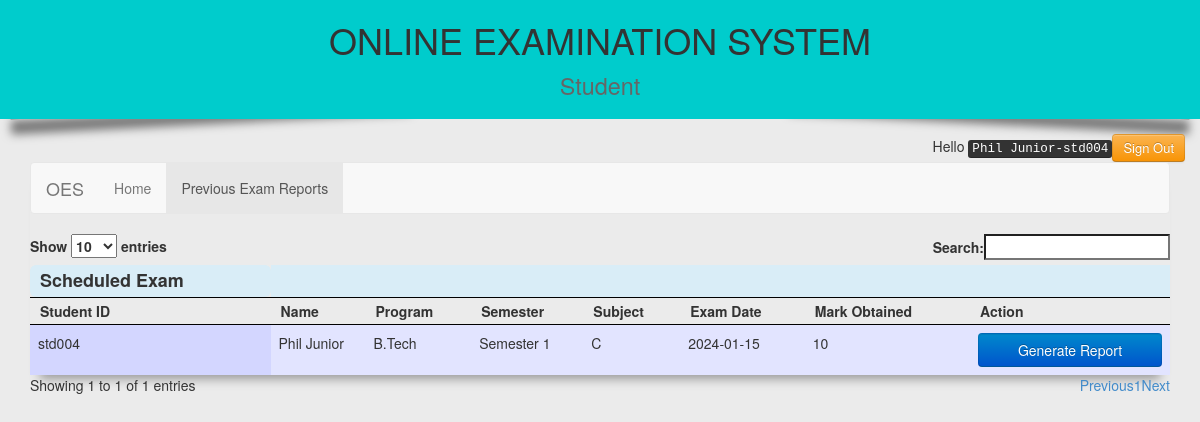
Screenshot of /student/report.php (signed in) with the database file from the repository.
### tables this page shows
CREATE TABLE `oes_student` (
  `studentid` char(6) NOT NULL,
  `studentname` varchar(50) NOT NULL,
  `password` varchar(50) NOT NULL,
  `course` varchar(30) NOT NULL,
  `semester` varchar(20) NOT NULL,
  `status` varchar(50) NOT NULL
);

CREATE TABLE `oes_exam_result` (
  `studentid` char(6) NOT NULL,
  `studentname` varchar(50) NOT NULL,
  `course` varchar(50) NOT NULL,
  `semester` varchar(50) NOT NULL,
  `subject` varchar(50) NOT NULL,
  `examdate` varchar(50) NOT NULL,
  `examtime` varchar(50) NOT NULL,
  `totalmark` int(11) NOT NULL,
  `examstatus` varchar(50) NOT NULL
);

### student/report.php (the view, shortened to what this page needs)
<!DOCTYPE html>
<html lang="en">
    <head>
        <link rel="stylesheet" href="../css/bootstrap.css">
        <link rel="stylesheet" href="../css/font-awesome/css/font-awesome.min.css">
        <link rel="stylesheet" href="../css/animate.css">
        <link rel="stylesheet" href="../css/buttons.css">
        <link rel="stylesheet" href="../css/jquery.dataTables.css">
    </head>
    <body style="background-color: #ebebeb">
        <?php
include '../connection.php';
$conn = new mysqli($servername, $dbuname, $dbupass, $dbname);
$stdid=$_SESSION["suserid"];
$stdname="";
$sql = "select * from oes_student where studentid='$stdid'";
$result = $conn->query($sql);
if ($result->num_rows > 0) {
    while($row = $result->fetch_assoc()) {
        $stdname=$row["studentname"];
    }
} else {
    echo "<script type='text/javascript'>alert('Invalid User');</script>";
}
?>
        <h1 class="jumbotron text-center effect2" style="margin:0;padding:20px;margin-bottom:5px;background-color: #00cccc">ONLINE EXAMINATION SYSTEM<small style="color: #666666"><br/>Student</small></h1>
        <div class="container-fluid text-right" style="margin-top:15px;">Hello <kbd><?php echo $stdname; ?>-<?php echo $stdid; ?></kbd><input class="btn btn-warning " type="button" value="Sign Out" id="signoutbtn"></div>
        <div class="container">
            <div style="box-shadow:0px 14px 10px -10px #999999;">
      <nav class="navbar navbar-default" role="navigation">
   <div class="navbar-header">
      <a class="navbar-brand" href="#">OES</a>
   </div>
   <div>
      <ul class="nav navbar-nav">
         <li class=""><a href="studenthome.php">Home</a></li>
    <li class="active">
      <a href="report.php" style="margin-right: 2px;">Previous Exam Reports</a>
    </li>
      </ul>
   </div>
</nav>
                <?php
    $sql = "select * from oes_exam_result where studentid='$stdid'";
   $conn = new mysqli($servername, $dbuname, $dbupass, $dbname);
$result = $conn->query($sql);
?>
    <table id="example" class="table span12 table-hover">
        <thead>
            <tr class="bg-info">
                <th class="btn-lg">Scheduled Exam</th>
            <th></th>
            <th></th>
            <th></th>
            <th></th>
            <th></th>
            <th></th>
            <th></th>
            </tr>
            <tr>
            <th>Student ID</th>
            <th>Name</th>
            <th>Program</th>
            <th>Semester</th>
            <th>Subject</th>
            <th>Exam Date</th>
            <th>Mark Obtained</th>
            <th>Action</th>
            </tr>
        </thead>
        <tbody>
    <?php
if ($result->num_rows > 0) {
    while($row = $result->fetch_assoc()) {
    ?>
            <tr>
                <td><form action="../student_report.php" method="post"><input type="hidden" name="oldsid" value="<?php echo $row["studentid"]; ?>">
                        <?php echo $row["studentid"] ?>
                </td>
                <td> <?php echo $row["studentname"]; ?></td>
                <td><?php echo $row["course"];?></td>
                <td><?php echo $row["semester"];?></td>
                <td><input type="hidden" name="oldsubject" value="<?php echo $row["subject"]; ?>"><?php echo $row["subject"];?></td>
                <td><?php echo $row["examdate"];?></td>
                <td><?php echo $row["totalmark"];?></td>
                <td><input type="submit" class="form-control btn-primary" name="reportbtn" value="Generate Report"></form></td>
            </tr>
<?php
}
}
else {
    echo "0 results";
}
?>
    </table>
           </div>
        </div>
    </body>
</html>

### css/buttons.css (style rules this page uses)
.btn { display: inline-block; *display: inline; *zoom: 1; padding: 4px 10px 4px; margin-bottom: 0; font-size: 13px; line-height: 18px; color: #333333; text-align: center; text-shadow: 0 1px 1px rgba(255, 255, 255, 0.75); vertical-align: middle; background-color: #f5f5f5; background-image: -moz-linear-gradient(top, #ffffff, #e6e6e6); background-image: -ms-linear-gradient(top, #ffffff, #e6e6e6); background-image: -webkit-gradient(linear, 0 0, 0 100%, from(#ffffff), to(#e6e6e6)); background-image: -webkit-linear-gradient(top, #ffffff, #e6e6e6); background-image: -o-linear-gradient(top, #ffffff, #e6e6e6); background-image: linear-gradient(top, #ffffff, #e6e6e6); background-repeat: repeat-x; filter: progid:DXImageTransform.Microsoft.gradient(startColorstr='#ffffff', endColorstr='#e6e6e6', GradientType=0); border-color: #e6e6e6 #e6e6e6 #bfbfbf; border-color: rgba(0, 0, 0, 0.1) rgba(0, 0, 0, 0.1) rgba(0, 0, 0, 0.25); filter: progid:dximagetransform.microsoft.gradient(enabled=false); border: 1px solid #cccccc; border-bottom-color: #b3b3b3; -webkit-border-radius: 4px; -moz-border-radius: 4px; border-radius: 4px; -webkit-box-shadow: inset 0 1px 0 rgba(255, 255, 255, 0.2), 0 1px 2px rgba(0, 0, 0, 0.05); -moz-box-shadow: inset 0 1px 0 rgba(255, 255, 255, 0.2), 0 1px 2px rgba(0, 0, 0, 0.05); box-shadow: inset 0 1px 0 rgba(255, 255, 255, 0.2), 0 1px 2px rgba(0, 0, 0, 0.05); cursor: pointer; *margin-left: .3em; }
.btn-primary, .btn-primary:hover, .btn-warning, .btn-warning:hover, .btn-danger, .btn-danger:hover, .btn-success, .btn-success:hover, .btn-info, .btn-info:hover, .btn-inverse, .btn-inverse:hover { text-shadow: 0 -1px 0 rgba(0, 0, 0, 0.25); color: #ffffff; }
.btn-primary { background-color: #0074cc; background-image: -moz-linear-gradient(top, #0088cc, #0055cc); background-image: -ms-linear-gradient(top, #0088cc, #0055cc); background-image: -webkit-gradient(linear, 0 0, 0 100%, from(#0088cc), to(#0055cc)); background-image: -webkit-linear-gradient(top, #0088cc, #0055cc); background-image: -o-linear-gradient(top, #0088cc, #0055cc); background-image: linear-gradient(top, #0088cc, #0055cc); background-repeat: repeat-x; filter: progid:DXImageTransform.Microsoft.gradient(startColorstr='#0088cc', endColorstr='#0055cc', GradientType=0); border-color: #0055cc #0055cc #003580; border-color: rgba(0, 0, 0, 0.1) rgba(0, 0, 0, 0.1) rgba(0, 0, 0, 0.25); filter: progid:dximagetransform.microsoft.gradient(enabled=false); }
.btn-warning { background-color: #faa732; background-image: -moz-linear-gradient(top, #fbb450, #f89406); background-image: -ms-linear-gradient(top, #fbb450, #f89406); background-image: -webkit-gradient(linear, 0 0, 0 100%, from(#fbb450), to(#f89406)); background-image: -webkit-linear-gradient(top, #fbb450, #f89406); background-image: -o-linear-gradient(top, #fbb450, #f89406); background-image: linear-gradient(top, #fbb450, #f89406); background-repeat: repeat-x; filter: progid:DXImageTransform.Microsoft.gradient(startColorstr='#fbb450', endColorstr='#f89406', GradientType=0); border-color: #f89406 #f89406 #ad6704; border-color: rgba(0, 0, 0, 0.1) rgba(0, 0, 0, 0.1) rgba(0, 0, 0, 0.25); filter: progid:dximagetransform.microsoft.gradient(enabled=false); }
a { color: #428bca; text-decoration: none; }

### student/report.php (style rules this page uses)
.effect2 { position: relative; margin-bottom:10px; background-color: white; }
.effect2:before, .effect2:after { z-index: -1; position: absolute; content: ""; bottom: 10px; left: 10px; width: 70%; top: 80%; max-width:400px; background: #777; -webkit-box-shadow: 0 15px 10px #777; -moz-box-shadow: 0 15px 10px #777; box-shadow: 0 15px 10px #777; -webkit-transform: rotate(-3deg); -moz-transform: rotate(-3deg); -o-transform: rotate(-3deg); -ms-transform: rotate(-3deg); transform: rotate(-3deg); }
.effect2:after { -webkit-transform: rotate(3deg); -moz-transform: rotate(3deg); -o-transform: rotate(3deg); -ms-transform: rotate(3deg); transform: rotate(3deg); right: 10px; left: auto; }

### rows the page displays
oes_student: studentname "Phil Junior"
oes_exam_result: studentid "std004", studentname "Phil Junior", course "B.Tech", semester "Semester 1", subject "C", examdate "2024-01-15", totalmark "10"

### other values shown
$stdid "std004"
